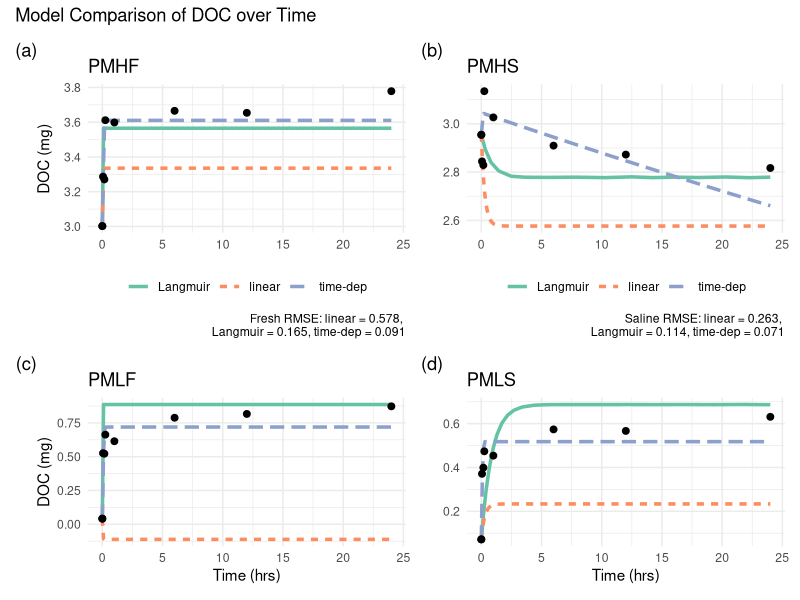
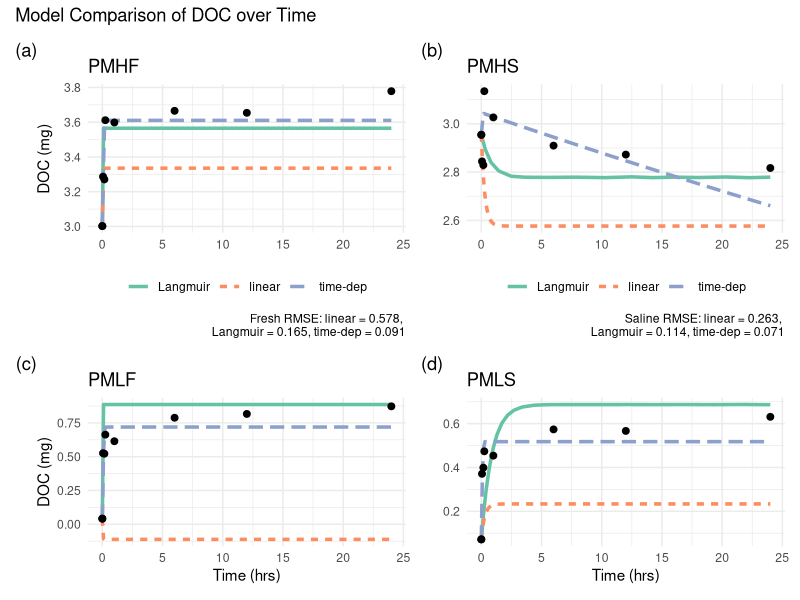
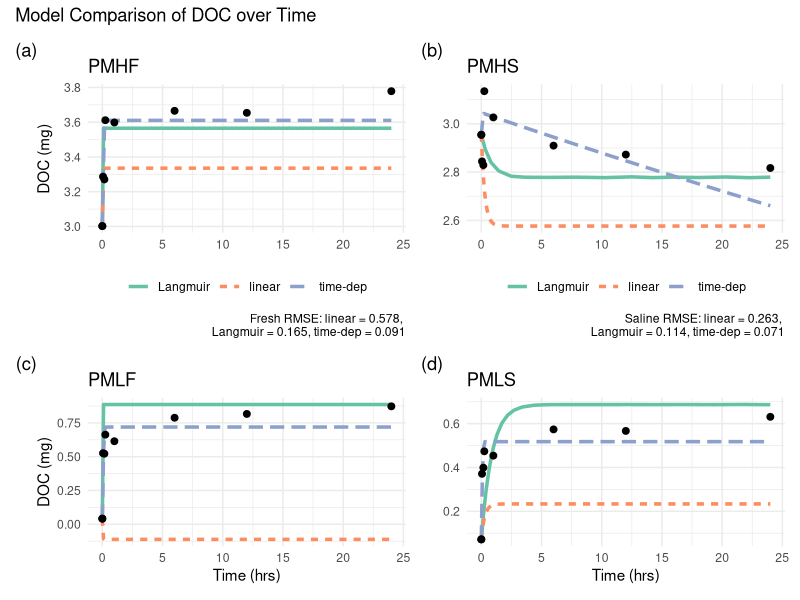
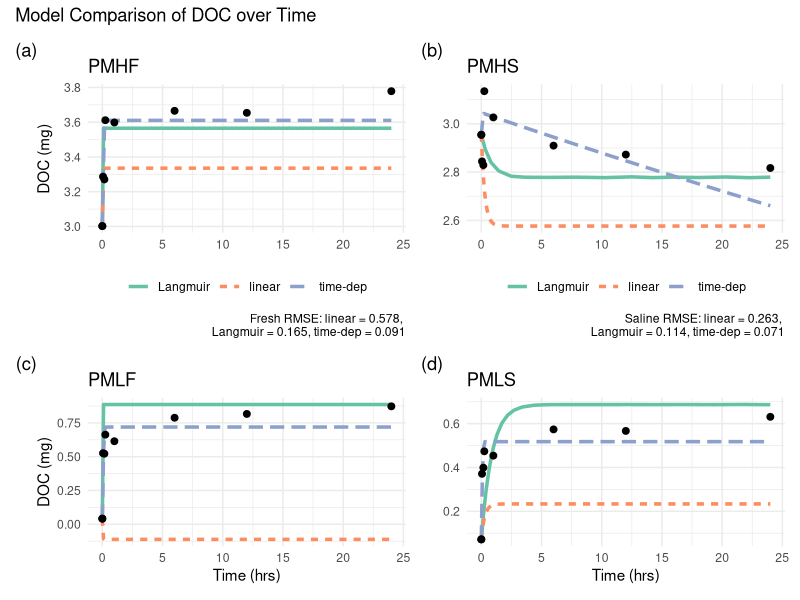
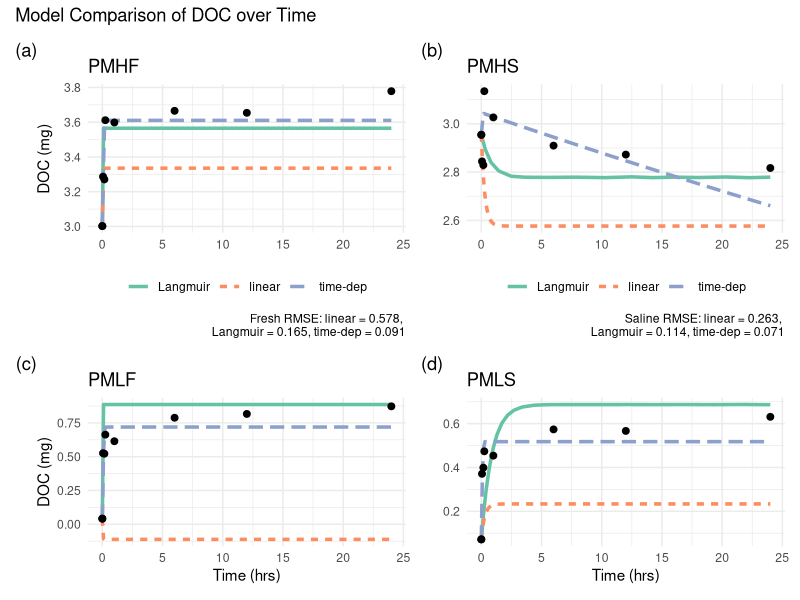
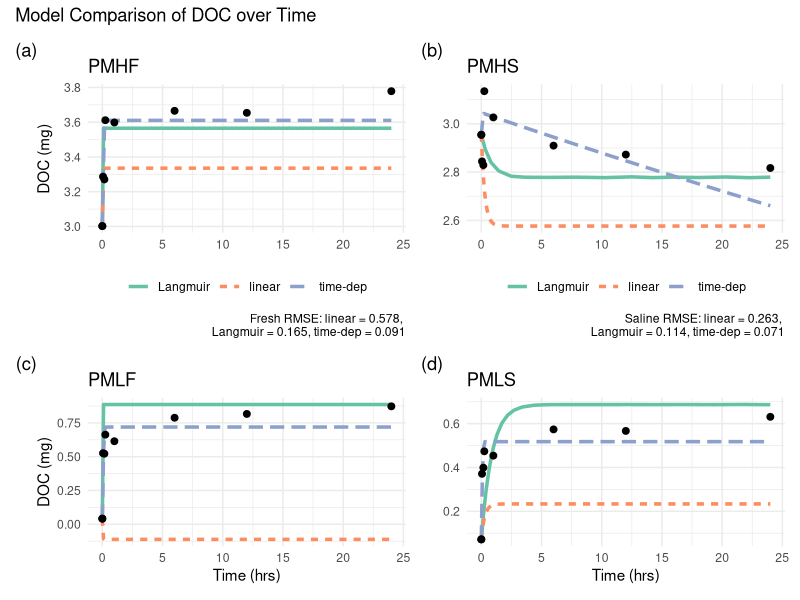
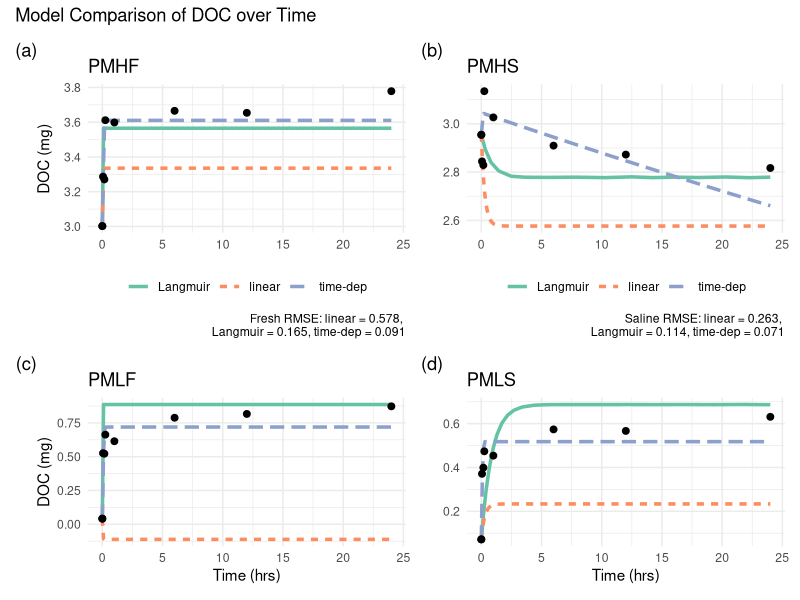
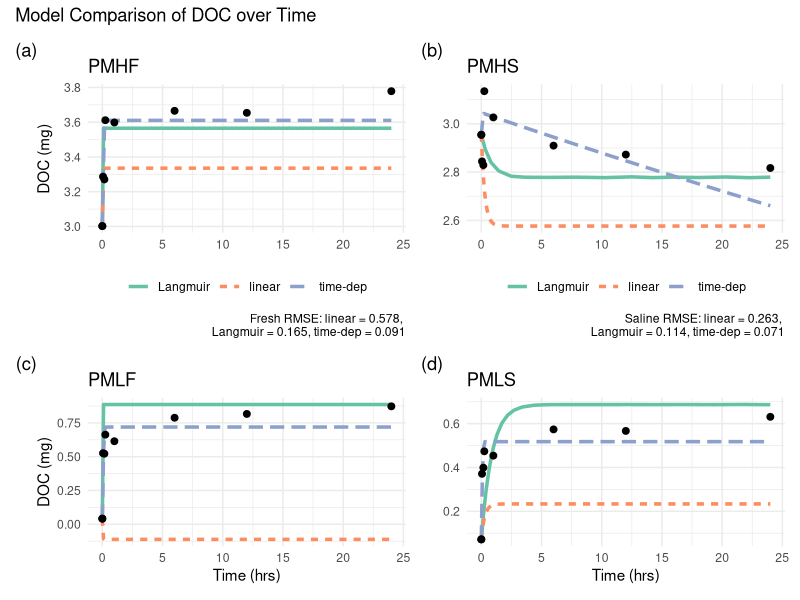

Here is the R script that generated these plots, in order: (Note: this script raises an error after producing the figures.)
## ---- chunk 1
knitr::opts_chunk$set(echo = TRUE)
## ---- chunk 2
library(ggplot2)
library(plyr)
library(dplyr)
library(tidyr)
library(patchwork)
## ---- chunk 3
#read in data
simp_mod <- read.csv("Linear_Comp_input.csv")
sat_mod <- read.csv("Langmuir_Comp_input.csv")
td_mod <- read.csv("TDep_Comp_input.csv")
td_mod <- td_mod[1:7712,]

time_pts <- c(0.05, 0.22, 0.30, 1.05, 6.05, 12.05, 24.05)

y0df <- read.csv("ModComp_y0_input.csv")
zero <- rep(0, 32) #creates a vector of zeros 32 spaces long
t0dat <- y0df[,1:2] #takes columns 1-2 of y0df and makes new dataframe
t0dat["time"] <- zero #adds the vector of zeros to a new column named "time"
t0dat <- t0dat[ , c(1, 3, 2)] #puts the time column first

obs <- obs <- read.csv("DOC0_Obs.csv")
obs2 <- obs %>% separate(site, c("exp", "timepoint"), 4)

stats <- read.csv("RMSE_Comp_input.csv")

site_names <- read.csv("SiteNames_Comp_input.csv")

## ---- chunk 4
#organize data

#Run 4 at a time to go with the graphs in the section below

#modelcomp <- lapply(1:nrow(site_names), function(x){ 
modelcomp <- lapply(c(29:32), function(x){   
  site <- as.character(site_names$Sample[x])
 #site <- "WILS"
  print(site)

  simp <- simp_mod %>% filter(X == site)
  sat <- sat_mod %>% filter(X == site)
  td <- td_mod %>% filter(X == site)
  
  graphdat <- rbind(sat, simp, td)

  dat <- obs2 %>% filter(exp == site)

  dat2 <- dat %>% select(time, DOC) #take out the specifically named columns
    t0 <- t0dat %>% filter(X == site)
    t02 <- t0 %>% select(time, DOC)
  dat3 <- rbind(t02,dat2) #adds the y0 values from that scenario as the true t0 values
  
  statlabel <- stats %>% filter(X == site)
  
  RMSE_simp <- round(statlabel[,2], digits = 3)
  RMSE_sat <- round(statlabel[,3], digits = 3)
  RMSE_td <- round(statlabel[,5], digits = 3)

  # MEF_simp <- round(statlabel_simp[,4], digits = 3)
  # MEF_td <- round(statlabel_td[,4], digits = 3)
  # MEF_sat <- round(statlabel_sat[,4], digits = 3)
  # 
  # simp2 <- simp %>% separate(X, c("place", "exp"), 2)
  # simp3 <- simp2 %>% separate(exp, c("doc", "sal"), 1)
  # doclevel <- simp3$doc[1] 

  # if (doclevel == "H") {
  # ylabel <- max(dat3$DOC) - 0.5
  # } else if (doclevel == "L") {
  # ylabel <- min(dat3$DOC) + 0.1
  # }
   
  #ylabel <- mean(dat3$DOC)
  #st <- paste0("RMSE: lin = ",RMSE_simp, ", lang = ",RMSE_sat, ", td = ",RMSE_td)
  Fst <- paste0("Fresh RMSE: linear = ",RMSE_simp, ", \nLangmuir = ",RMSE_sat, ", time-dep = ",RMSE_td)
  Sst <- paste0("Saline RMSE: linear = ",RMSE_simp, ", \nLangmuir = ",RMSE_sat, ", time-dep = ",RMSE_td)
  
  # mc <- ggplot(graphdat) +
  #   geom_line(aes(time, DOC, color = type, linetype = type), size = 1.2) +
  #   geom_point(data = dat3, aes(time, DOC), size = 2) +
  #   theme_minimal() +
  #   scale_color_brewer(palette = "Set2") +
  #   labs(x = "Time (hrs)", y = "Solution DOC (mg)", title = "Model Comparison", subtitle = site, color = "Model", linetype = "Model") +
  #   annotate("text",x = 12, y = ylabel, label = st)
  # plot(mc)
  #   
  # ggsave(filename=paste(site,"modelcomp_redfinal",".png",sep=""))
  # ggsave(filename=paste(site,"modelcomp_redfinal",".tiff",sep=""))
  
  if (site == "JBHF" || site == "TAHF" || site == "WCHF" || site == "WIHF" || site == "WMHF" || site == "PCHF" || site == "PIHF" || site == "PMHF") {

  comp1 <- ggplot(graphdat) +
  geom_line(aes(time, DOC, color = type, linetype = type), size = 1.2) +
    geom_point(data = dat3, aes(time, DOC), size = 2) +
    theme_minimal() +
    scale_color_brewer(palette = "Set2") +
    labs(x = NULL, y = "DOC (mg)", title = site, tag = "(a)", caption = Fst) +
    theme(legend.position = "bottom",
          legend.title = element_blank())
  assign("comp1",comp1,envir = .GlobalEnv)
  
} else if (site == "JBHS" || site == "TAHS" || site == "WCHS" || site == "WIHS" || site == "WMHS" || site == "PCHS" || site == "PIHS" || site == "PMHS") {

  comp2 <- ggplot(graphdat) +
  geom_line(aes(time, DOC, color = type, linetype = type), size = 1.2) +
    geom_point(data = dat3, aes(time, DOC), size = 2) +
    theme_minimal() +
    scale_color_brewer(palette = "Set2") +
    labs(x = NULL, y = NULL, title = site, tag = "(b)", caption = Sst) +
    theme(legend.position = "bottom",
          legend.title = element_blank())
  assign("comp2",comp2,envir = .GlobalEnv)
  
} else if (site == "JBLF" || site == "TALF" || site == "WCLF" || site == "WILF" || site == "WMLF" || site == "PCLF" || site == "PILF" || site == "PMLF") {
  ylabel <- min(dat3$DOC) + 0.1
  
  comp3 <- ggplot(graphdat) +
  geom_line(aes(time, DOC, color = type, linetype = type), size = 1.2) +
    geom_point(data = dat3, aes(time, DOC), size = 2) +
    theme_minimal() +
    scale_color_brewer(palette = "Set2") +
    labs(x = "Time (hrs)", y = "DOC (mg)", title = site, tag = "(c)") +
    theme(legend.position = "none")
  assign("comp3",comp3,envir = .GlobalEnv)
  
} else if (site == "JBLS" || site == "TALS" || site == "WCLS" || site == "WILS" || site == "WMLS" || site == "PCLS" || site == "PILS" || site == "PMLS") {
  ylabel <- min(dat3$DOC) + 0.1
  
  comp4 <- ggplot(graphdat) +
  geom_line(aes(time, DOC, color = type, linetype = type), size = 1.2) +
    geom_point(data = dat3, aes(time, DOC), size = 2) +
    theme_minimal() +
    scale_color_brewer(palette = "Set2") +
    labs(x = "Time (hrs)", y = NULL, title = site, tag = "(d)") +
    theme(legend.position = "none")
  assign("comp4",comp4,envir = .GlobalEnv)
}


})
## ---- chunk 5
modcompJB <- ((comp1+comp2) / (comp3+comp4)) + 
  plot_annotation(title = "Model Comparison of DOC over Time") 
ggsave(filename = "JBmodcomp.png", width = 7, height = 7, dpi = 300, units = "in", device='png')
ggsave(filename = "JBmodcomp.tiff", width = 7, height = 7, dpi = 300, units = "in", device='tiff')
plot(modcompJB)

modcompTA <- ((comp1+comp2) / (comp3+comp4)) + 
  plot_annotation(title = "Model Comparison of DOC over Time") 
ggsave(filename = "TAmodcomp.png", width = 7, height = 7, dpi = 300, units = "in", device='png')
ggsave(filename = "TAmodcomp.tiff", width = 7, height = 7, dpi = 300, units = "in", device='tiff')
plot(modcompTA)

modcompWC <- ((comp1+comp2) / (comp3+comp4)) + 
  plot_annotation(title = "Model Comparison of DOC over Time") 
ggsave(filename = "WCmodcomp.png", width = 7, height = 7, dpi = 300, units = "in", device='png')
ggsave(filename = "WCmodcomp.tiff", width = 7, height = 7, dpi = 300, units = "in", device='tiff')
plot(modcompWC)

modcompWI <- ((comp1+comp2) / (comp3+comp4)) + 
  plot_annotation(title = "Model Comparison of DOC over Time") 
ggsave(filename = "WImodcomp.png", width = 7, height = 7, dpi = 300, units = "in", device='png')
ggsave(filename = "WImodcomp.tiff", width = 7, height = 7, dpi = 300, units = "in", device='tiff')
plot(modcompWI)

modcompWM <- ((comp1+comp2) / (comp3+comp4)) + 
  plot_annotation(title = "Model Comparison of DOC over Time") 
ggsave(filename = "WMmodcomp.png", width = 7, height = 7, dpi = 300, units = "in", device='png')
ggsave(filename = "WMmodcomp.tiff", width = 7, height = 7, dpi = 300, units = "in", device='tiff')
plot(modcompWM)

modcompPC <- ((comp1+comp2) / (comp3+comp4)) + 
  plot_annotation(title = "Model Comparison of DOC over Time") 
ggsave(filename = "PCmodcomp.png", width = 7, height = 7, dpi = 300, units = "in", device='png')
ggsave(filename = "PCmodcomp.tiff", width = 7, height = 7, dpi = 300, units = "in", device='tiff')
plot(modcompPC)

modcompPI <- ((comp1+comp2) / (comp3+comp4)) + 
  plot_annotation(title = "Model Comparison of DOC over Time") 
ggsave(filename = "PImodcomp.png", width = 7, height = 7, dpi = 300, units = "in", device='png')
ggsave(filename = "PImodcomp.tiff", width = 7, height = 7, dpi = 300, units = "in", device='tiff')
plot(modcompPI)

modcompPM <- ((comp1+comp2) / (comp3+comp4)) + 
  plot_annotation(title = "Model Comparison of DOC over Time") 
ggsave(filename = "PMmodcomp.png", width = 7, height = 7, dpi = 300, units = "in", device='png')
ggsave(filename = "PMmodcomp.tiff", width = 7, height = 7, dpi = 300, units = "in", device='tiff')
plot(modcompPM)

## ---- chunk 6
# Langmuir isotherm eq: dDOC = [(Qmax*K*DOCf)/(1+(K*DOCf)) - C0]

zvals <- read.csv("lang.zvals.csv")
kvals <- read.csv("kin.fvals.csv")
DOCf <- 0:319

line_vals <- read.csv("iso_graph_lines.csv")

#JBF
zvals.site.jbf <- filter(zvals, exp == "JBF")
kvals.site.jbf <- filter(kvals, exp == "JBF")
Qmax.jbf = zvals.site.jbf[,2]
K.jbf = zvals.site.jbf[,3]
C0.jbf = zvals.site.jbf[,4]
se.jbf = zvals.site.jbf[,5]
me.jbf = se.jbf * 4.303

dDOC.jbf = ((Qmax.jbf*K.jbf*DOCf)/(1+(K.jbf*DOCf)) - C0.jbf)
jbf <- data.frame(exp = rep("JBF",320)) %>% mutate(
                  DOCf = 0:319,
                  dDOC = dDOC.jbf,
                  ci.min = dDOC.jbf-me.jbf,
                  ci.max = dDOC.jbf+me.jbf,
                  se.min = dDOC.jbf-se.jbf,
                  se.max = dDOC.jbf+se.jbf)

#JBS
zvals.site.jbs <- filter(zvals, exp == "JBS")
kvals.site.jbs <- filter(kvals, exp == "JBS")
Qmax.jbs = zvals.site.jbs[,2]
K.jbs = zvals.site.jbs[,3]
C0.jbs = zvals.site.jbs[,4]
se.jbs = zvals.site.jbs[,5]
me.jbs = se.jbf*4.303

dDOC.jbs = ((Qmax.jbs*K.jbs*DOCf)/(1+(K.jbs*DOCf)) - C0.jbs)
jbs <- data.frame(exp = rep("JBS",320)) %>% mutate(
                  DOCf = 0:319,
                  dDOC = dDOC.jbs,
                  ci.min = dDOC.jbs-me.jbs,
                  ci.max = dDOC.jbs+me.jbs,
                  se.min = dDOC.jbs - se.jbs,
                  se.max = dDOC.jbs + se.jbs)
#TAF
zvals.site.taf <- filter(zvals, exp == "TAF")
kvals.site.taf <- filter(kvals, exp == "TAF")
Qmax.taf = zvals.site.taf[,2]
K.taf = zvals.site.taf[,3]
C0.taf = zvals.site.taf[,4]
se.taf = zvals.site.taf[,5]
me.taf = se.taf*4.303

dDOC.taf = ((Qmax.taf*K.taf*DOCf)/(1+(K.taf*DOCf)) - C0.taf)
taf <- data.frame(exp = rep("TAF",320)) %>% mutate(
                  DOCf = 0:319,
                  dDOC = dDOC.taf,
                  ci.min = dDOC.taf-me.taf,
                  ci.max = dDOC.taf+me.taf,
                  se.min = dDOC.taf - se.taf,
                  se.max = dDOC.taf + se.taf)
#TAS
zvals.site.tas <- filter(zvals, exp == "TAS")
kvals.site.tas <- filter(kvals, exp == "TAS")
Qmax.tas = zvals.site.tas[,2]
K.tas = zvals.site.tas[,3]
C0.tas = zvals.site.tas[,4]
se.tas = zvals.site.tas[,5]
me.tas = se.tas*4.303

dDOC.tas = ((Qmax.tas*K.tas*DOCf)/(1+(K.tas*DOCf)) - C0.tas)
tas <- data.frame(exp = rep("TAS",320)) %>% mutate(
                  DOCf = 0:319,
                  dDOC = dDOC.tas,
                  ci.min = dDOC.tas-me.tas,
                  ci.max = dDOC.tas+me.tas,
                  se.min = dDOC.tas - se.tas,
                  se.max = dDOC.tas + se.tas)

lang.data <- rbind(jbf,jbs,taf,tas)

lang.iso <- ggplot(line_vals) +
  geom_line(aes(DOCf, dDOC, color = exp, lty = exp), size = 1.3) +
  geom_hline(yintercept = 0, color = "black") +
  geom_ribbon(data=line_vals, aes(x=DOCf, ymin=ymin, ymax=ymax, color = exp, fill = exp), alpha = 0.2) +
  geom_errorbar(data=kvals, aes(x=DOCf.mg.L, ymin=ymin, ymax=ymax), width = 4) +
  geom_point(data=kvals, aes(DOCf.mg.L, dDOC.mg.g, color = exp, shape = exp), size = 4.5) +
  xlab(expression(DOC[f]~(mg~L^-1))) +
  ylab(expression(Delta~DOC[0-f]~(mg~g^-1))) +
  ggtitle("Langmuir Isotherm Comparison") +
  theme_bw() +
  theme(legend.position = "bottom",
        text = element_text(size = 14)) 
lang.iso
ggsave(filename="lang.iso.png", width = 7, height = 7, dpi = 300, units = "in", device='png')
ggsave(filename="lang.iso.tiff", width = 7, height = 7, dpi = 300, units = "in", device='tiff')
## ---- chunk 7
rm(list = ls())  # Clean up
#ctl++ --zoom out
#ctl+- --zoom in

